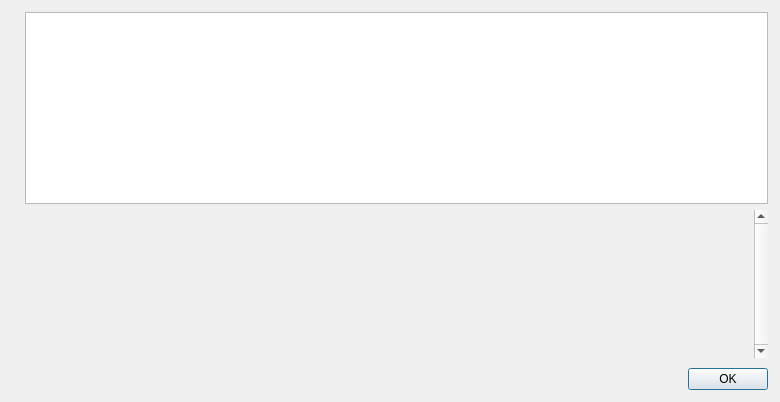
<?xml version="1.0" encoding="UTF-8"?>
<ui version="4.0">
 <class>HelpMessageDialog</class>
 <widget class="QDialog" name="HelpMessageDialog">
  <property name="geometry">
   <rect>
    <x>0</x>
    <y>0</y>
    <width>780</width>
    <height>402</height>
   </rect>
  </property>
  <layout class="QHBoxLayout" name="horizontalLayout_2">
   <property name="spacing">
    <number>6</number>
   </property>
   <property name="leftMargin">
    <number>12</number>
   </property>
   <property name="topMargin">
    <number>12</number>
   </property>
   <property name="rightMargin">
    <number>12</number>
   </property>
   <property name="bottomMargin">
    <number>12</number>
   </property>
   <item>
    <widget class="QLabel" name="graphic">
     <property name="text">
      <string/>
     </property>
     <property name="pixmap">
      <pixmap resource="../pinecoin.qrc">:/images/aboutcorn</pixmap>
     </property>
     <property name="alignment">
      <set>Qt::AlignLeading|Qt::AlignLeft|Qt::AlignTop</set>
     </property>
    </widget>
   </item>
   <item>
    <layout class="QVBoxLayout" name="verticalLayout">
     <item>
      <widget class="QTextEdit" name="helpMessage">
       <property name="readOnly">
        <bool>true</bool>
       </property>
      </widget>
     </item>
     <item>
      <widget class="QScrollArea" name="scrollArea">
       <property name="frameShape">
        <enum>QFrame::NoFrame</enum>
       </property>
       <property name="verticalScrollBarPolicy">
        <enum>Qt::ScrollBarAlwaysOn</enum>
       </property>
       <property name="widgetResizable">
        <bool>true</bool>
       </property>
       <widget class="QWidget" name="scrollAreaWidgetContents">
        <property name="geometry">
         <rect>
          <x>0</x>
          <y>0</y>
          <width>670</width>
          <height>137</height>
         </rect>
        </property>
        <layout class="QVBoxLayout" name="verticalLayout_2">
         <item>
          <widget class="QLabel" name="aboutMessage">
           <property name="cursor">
            <cursorShape>IBeamCursor</cursorShape>
           </property>
           <property name="textFormat">
            <enum>Qt::PlainText</enum>
           </property>
           <property name="alignment">
            <set>Qt::AlignLeading|Qt::AlignLeft|Qt::AlignTop</set>
           </property>
           <property name="openExternalLinks">
            <bool>true</bool>
           </property>
           <property name="textInteractionFlags">
            <set>Qt::LinksAccessibleByMouse|Qt::TextSelectableByKeyboard|Qt::TextSelectableByMouse</set>
           </property>
          </widget>
         </item>
        </layout>
       </widget>
      </widget>
     </item>
     <item>
      <spacer name="verticalSpacer">
       <property name="orientation">
        <enum>Qt::Vertical</enum>
       </property>
       <property name="sizeType">
        <enum>QSizePolicy::Fixed</enum>
       </property>
       <property name="sizeHint" stdset="0">
        <size>
         <width>4</width>
         <height>4</height>
        </size>
       </property>
      </spacer>
     </item>
     <item>
      <widget class="QDialogButtonBox" name="okButton">
       <property name="orientation">
        <enum>Qt::Horizontal</enum>
       </property>
       <property name="standardButtons">
        <set>QDialogButtonBox::Ok</set>
       </property>
      </widget>
     </item>
    </layout>
   </item>
  </layout>
 </widget>
 <resources>
  <include location="../pinecoin.qrc"/>
 </resources>
 <connections>
  <connection>
   <sender>okButton</sender>
   <signal>accepted()</signal>
   <receiver>HelpMessageDialog</receiver>
   <slot>accept()</slot>
   <hints>
    <hint type="sourcelabel">
     <x>20</x>
     <y>20</y>
    </hint>
    <hint type="destinationlabel">
     <x>20</x>
     <y>20</y>
    </hint>
   </hints>
  </connection>
  <connection>
   <sender>okButton</sender>
   <signal>rejected()</signal>
   <receiver>HelpMessageDialog</receiver>
   <slot>reject()</slot>
   <hints>
    <hint type="sourcelabel">
     <x>20</x>
     <y>20</y>
    </hint>
    <hint type="destinationlabel">
     <x>20</x>
     <y>20</y>
    </hint>
   </hints>
  </connection>
 </connections>
</ui>
